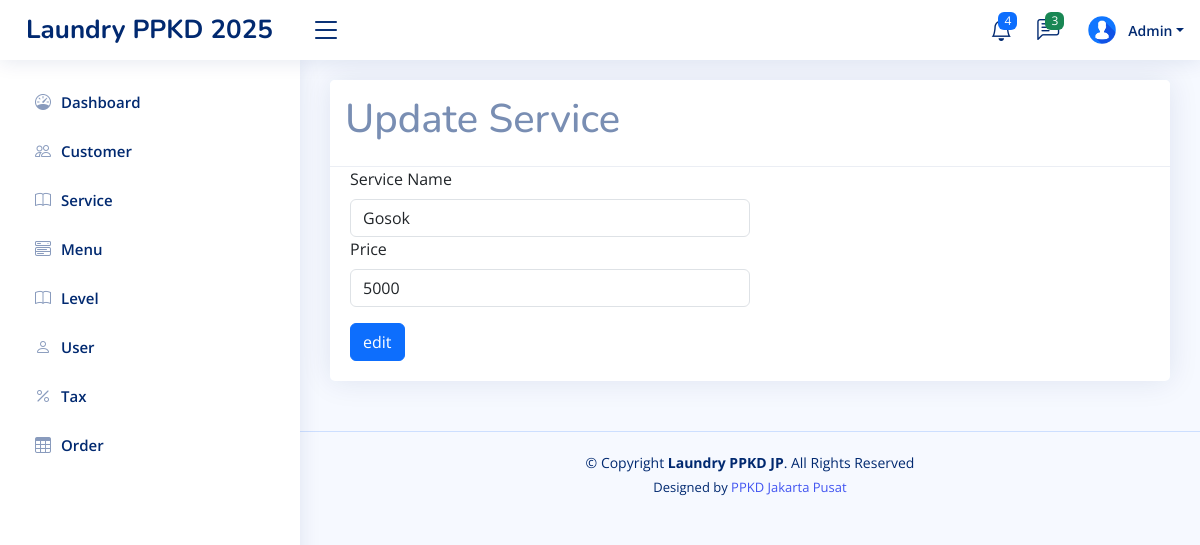
Page /home.php?page=tambah-service&edit=3 (signed in) on the earlier database version.
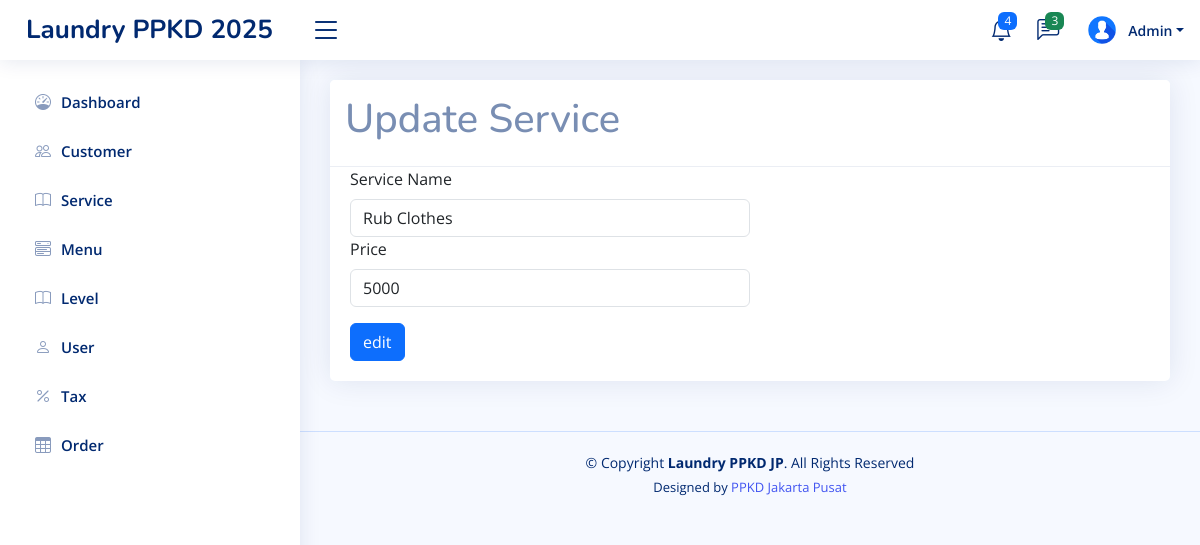
Same page on the later database version.
### tables this page shows
CREATE TABLE `services` (
  `id` int(11) NOT NULL,
  `name` varchar(50) NOT NULL,
  `price` int(11) NOT NULL,
  `description` text NOT NULL,
  `created_at` timestamp NOT NULL DEFAULT current_timestamp(),
  `updated_at` timestamp NULL DEFAULT NULL ON UPDATE current_timestamp()
);

### pages/tambah-service.php (the view, shortened to what this page needs)
<?php
$id = isset($_GET['edit']) ? $_GET['edit'] : '';
$selectService = mysqli_query($config, "SELECT name, price FROM services WHERE id = '$id'");
$service = mysqli_fetch_assoc($selectService);
?>
<!DOCTYPE html>
<html lang="en">
<head>
</head>
<body>
    <div class="row">
        <div class="col-sm-12">
            <div class="card">
                <div class="card-header">
                    <h1><?= isset($_GET['edit']) ? 'Update' : 'Add' ?> Service</h1>
                </div>
                <div class="card-body">
                    <form action="" method="post">
                        <label for="" class="form-label">Service Name</label> <br>
                        <input type="text" class="form-control w-50" name="name"
                            value="<?php echo $service['name'] ?? '' ?>" required>
                        <label for="" class="form-label">Price</label> <br>
                        <input type="text" class="form-control w-50 mb-3" name="price"
                            value="<?php echo $service['price'] ?? '' ?>" required>
                        <button type="submit" class="btn btn-primary"
                            name="<?= isset($_GET['edit']) ? 'update' : 'save' ?>"><?= isset($_GET['edit']) ? 'edit' : 'create' ?></button>
                    </form>
                </div>
            </div>
        </div>
    </div>
</body>
</html>

Differences in the rows shown:
changed services: name "Gosok" → "Rub Clothes"
